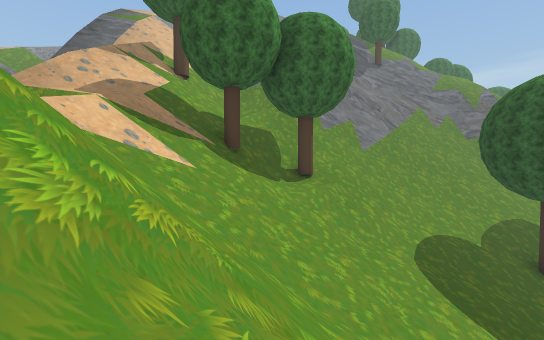
view 1 (above)

24 first-person views from a walk through a scene from a Unity 3-D project. The camera is 1.4 m above the floor, tilts 2° down and sees 90° across. The floor is counted in squares, 2 m on a side. Each view is taken from the middle of a square. On the plan, view 1 faces up. The plan holds only what a view shows up to about 9 squares ahead; the rest is blank. The place goes on beyond the plan. Some trees and plants on the terrain are drawn as simple stand-ins.

view 2
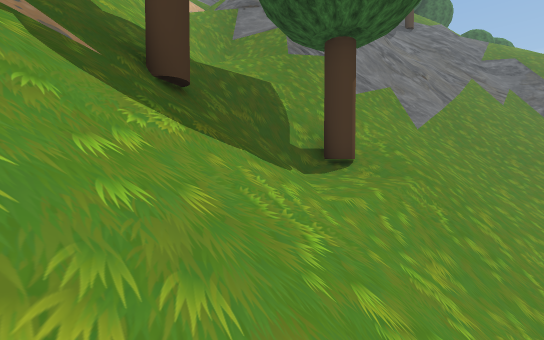

view 3
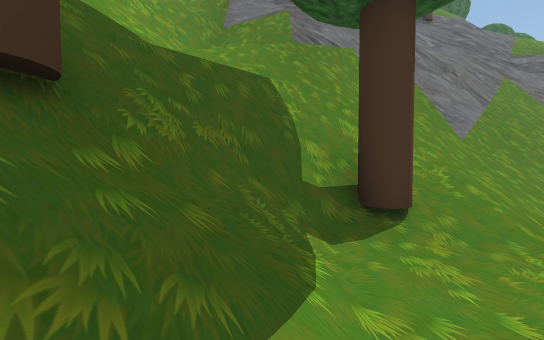

view 4
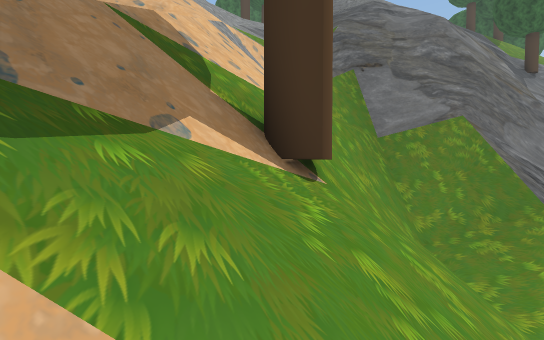

view 5
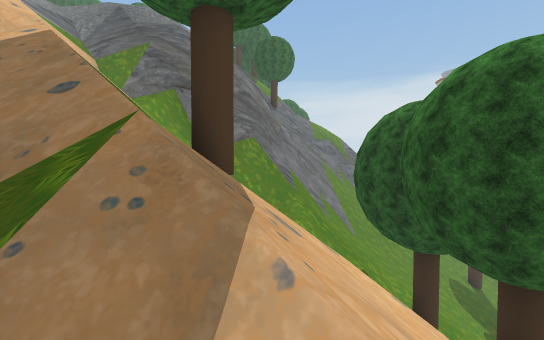

view 6
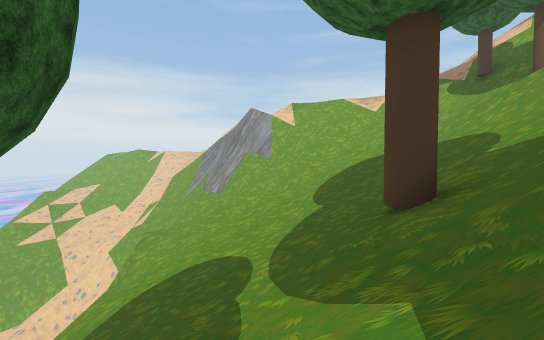

view 7
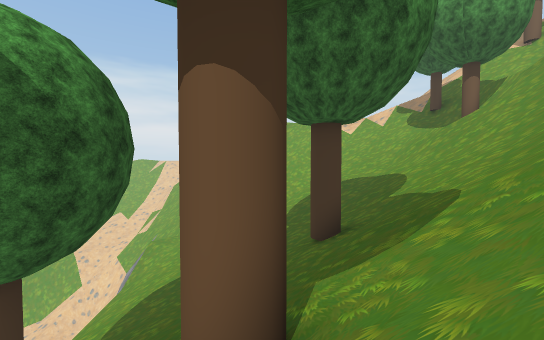

view 8
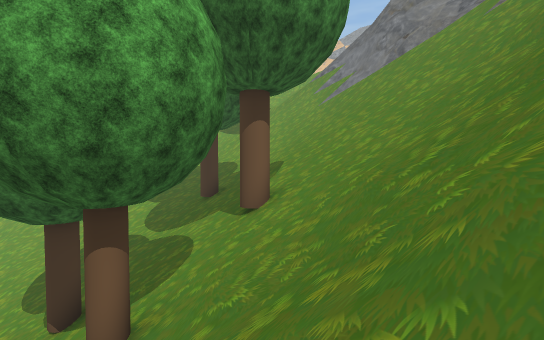

view 9
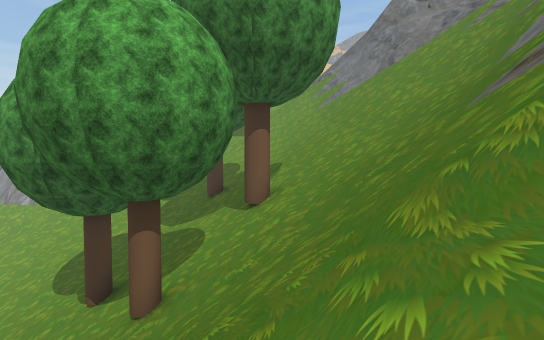

view 10
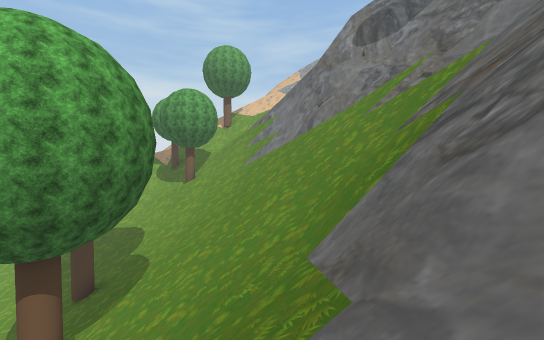

view 11
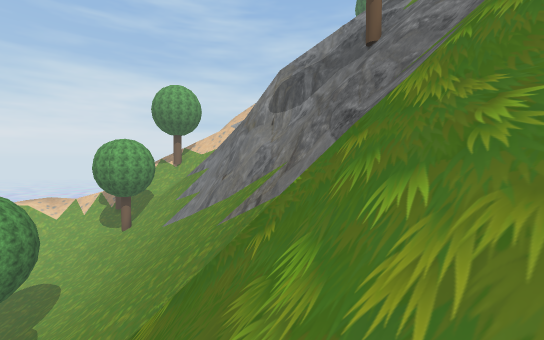

view 12
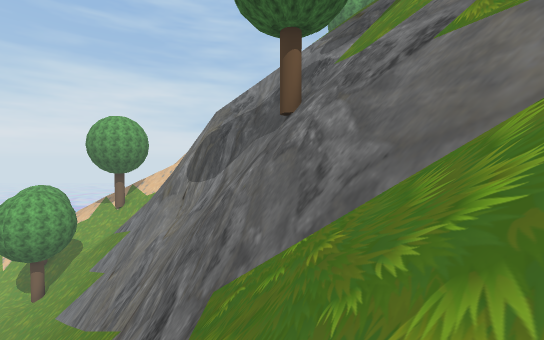

view 13
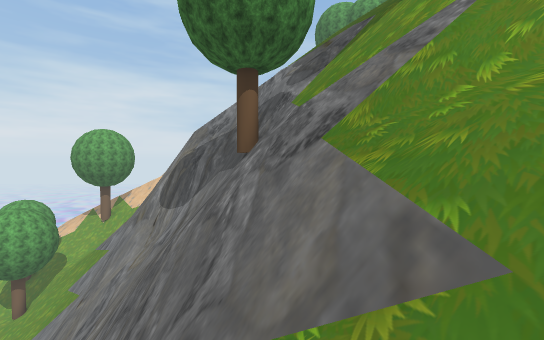

view 14
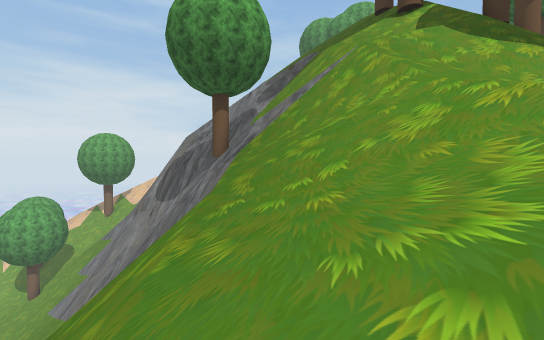

view 15
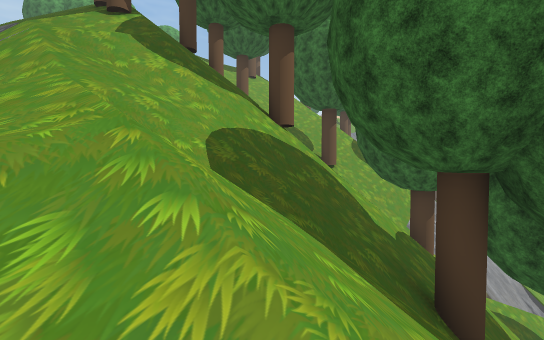

view 16
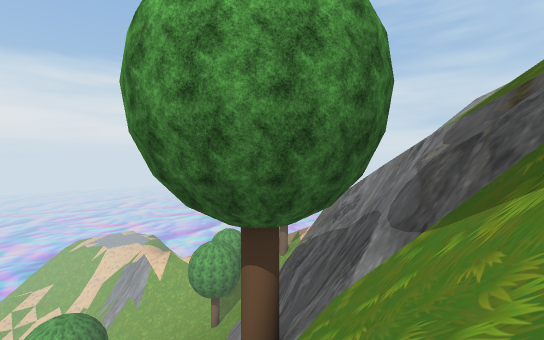

view 17
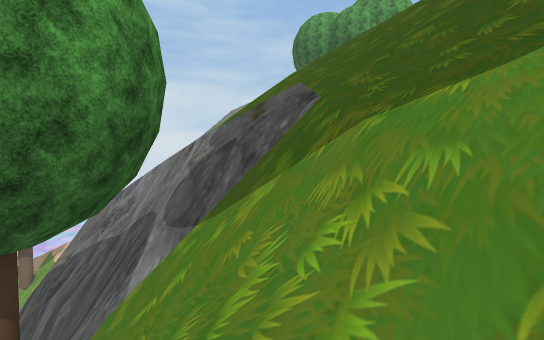

view 18
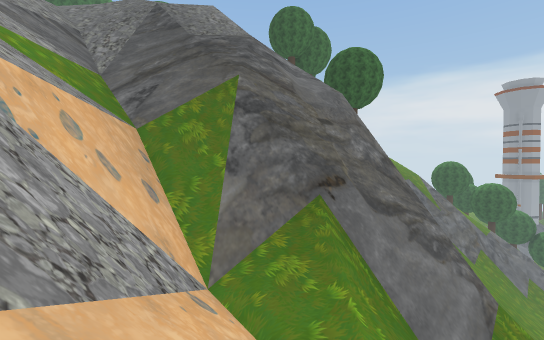

view 19
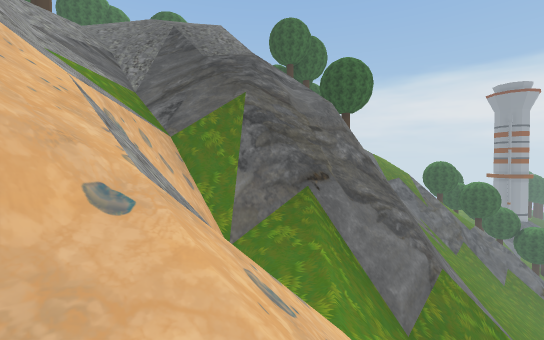

view 20
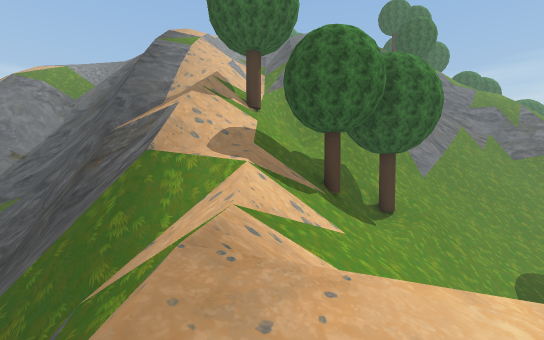

view 21
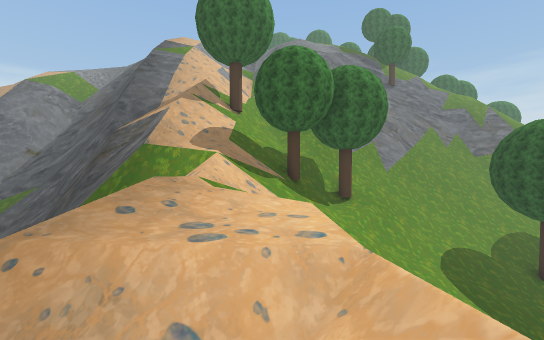

view 22
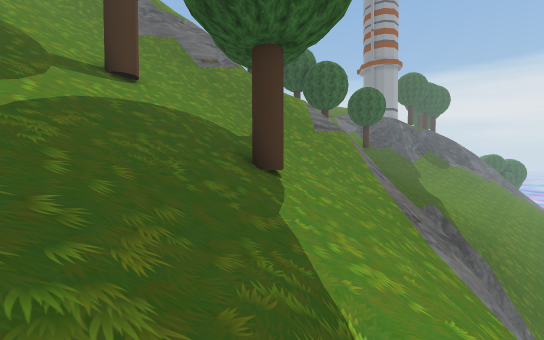

view 23
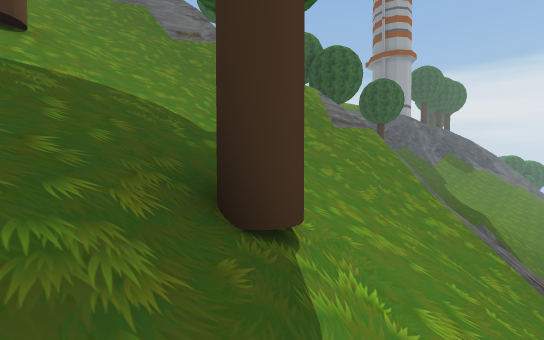

view 24
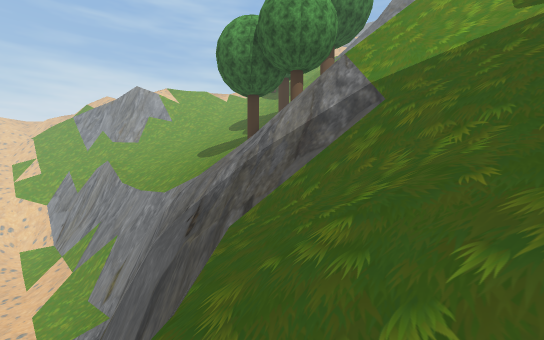

### Floor plan
Key: @ floor where view 1 was taken; # wall or solid block; . main floor; - floor 3.25 m lower than the main floor; : floor 9.5 m higher than the main floor; + floor 14.25 m higher than the main floor; * floor 16 m higher than the main floor; % floor 17.5 m higher than the main floor; & floor 19.25 m higher than the main floor; _ floor 25.75 m lower than the main floor; / step, stairs or slope; = window, fence, low wall or low ledge; v drop or lower ground; T tree.
Columns run from 8 left of view 1 to 26 right of it. Each row starts with its distance up from view 1.
 30                       ////
 29                    &//T//T
 28                    ///////
 27               ///T/T///////
 26              //////////////
 25     ///      ////##//#=////
 24    ////  //  ///##///=////
 23   ////v////  vvTTTvvv##//
 22   ///##//   vvv TTvv##//
 21   ///////vv%*+vvvv ####/
 20   ////// v**+vv   ####
 19   =/vvvv         ##////   /
 18   /v#########   ##//////
 17   /==####::    ##//////vv
 16   /=/=##//v ####/////=####
 15  #=///=//v  #//////////////
 14  =///v#//####//////////////
 13  ##//=#////////////////////
 12   //T#//////////////////////
 11   //////T#=//////////T///////#=/
 10   /////=#T///////////////////=///
  9   ///////-///////T//////T/// ##///
  8  //////T///////////////////=##/////
  7 vvv///////////////////T/////vvvvv
  6  vv/////////////////////////vv
  5  vv#=////////////////////vvv
  4  ###////////  ////////// v##
  3   =  // //     //////    ##/
  2      / ///      /////    #/
  1      ..//        ///v    //
  0      ../@         /v     /_
 -1      ///
 -2       /

Where each view was taken, in squares from view 1:
view 1: 0 up, 0 right, facing up
view 2: 5 up, 0 right, facing up
view 3: 7 up, 0 right, facing up
view 4: 9 up, 4 left, facing up
view 5: 8 up, 6 left, facing up-right
view 6: 10 up, 13 right, facing down-left
view 7: 12 up, 14 right, facing down-left
view 8: 11 up, 19 right, facing left
view 9: 11 up, 20 right, facing left
view 10: 15 up, 18 right, facing left
view 11: 19 up, 18 right, facing left
view 12: 22 up, 15 right, facing left
view 13: 23 up, 15 right, facing left
view 14: 24 up, 17 right, facing left
view 15: 25 up, 18 right, facing up-left
view 16: 25 up, 11 right, facing down-left
view 17: 25 up, 11 right, facing left
view 18: 15 up, 5 left, facing up-right
view 19: 14 up, 6 left, facing up-right
view 20: 0 up, 3 left, facing up
view 21: 2 down, 2 left, facing up
view 22: 4 up, 11 right, facing up-right
view 23: 6 up, 13 right, facing up-right
view 24: 8 up, 26 right, facing left
